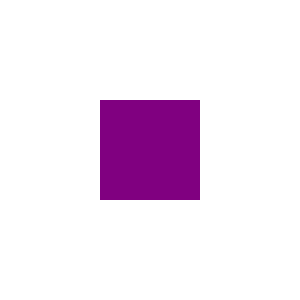
Frame 1 (no input)
Frame 60 (no input): identical to frame 1, image omitted
Frame 120 (the mouse pressed at the canvas centre since frame 60): identical to frame 1, image omitted

The p5.js sketch that drew this single still picture (run headless with seeded random() and noise() and a simulated clock; from frame 60 on, the mouse is pressed at the canvas centre):

// p5.js sketch
// ── sketch.js
function setup() {
  createCanvas(300, 300);
}

function draw() {
  fill('purple');
  noStroke();
  rect(100, 100, 100, 100);
  
}

function mouseReleased() {
  if ((mouseX > 100) && (mouseX < 200) && (mouseY > 100) && (mouseY < 200)) {

  console.log("beep");
  }
}
